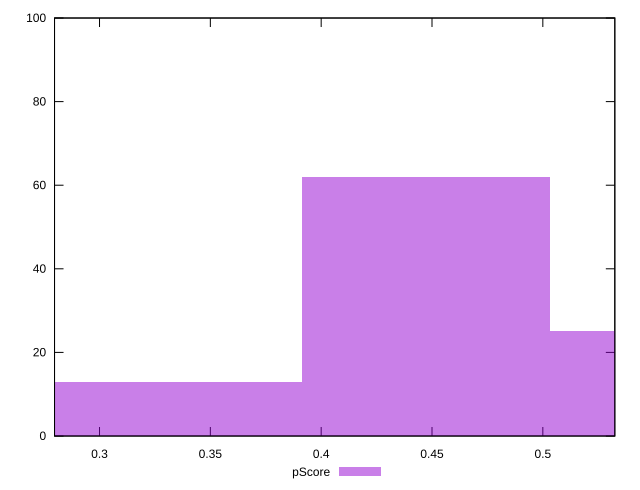

This chart was generated by the following gnuplot code:
reset

$pScore <<EOF
0.4472734891932257 62
0.5590918614915321 25
0.33545511689491925 13
EOF

set key outside below
set boxwidth 0.11181837229830642
set xrange [0.27970472722182044:0.5324772462359519]
set yrange [0:100]
set trange [0:100]
set style fill transparent solid 0.5 noborder
set terminal svg size 640, 490 enhanced background rgb 'white'
set output "report_00015_2021-02-09T16-11-33.973Z/first-cpu-idle/samples/pages+cached+noadtech+nomedia/pScore/histogram.svg"

plot $pScore title "pScore" with boxes

reset
